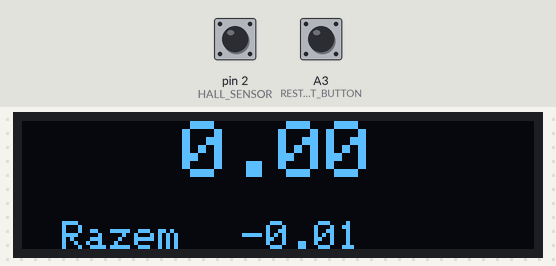
A sketch run on a simulated Arduino Uno, built with avr-gcc and run on an emulated ATmega328P. Parts: 128×32 one-colour display. The inputs (shaded band) are chosen by the test bench; at power-on: pin 2 (HALL_SENSOR) HIGH, A3 (RESTART_BUTTON) HIGH.

Above: at 0.1 s.

The sketch:

A_SeederCounter.ino
```cpp
#include <Arduino.h>
#include <Adafruit_GFX.h>
#include <Adafruit_SSD1306.h>
#include <SPI.h>
#include <Wire.h>
#include <EEPROM.h>
#include <Bounce2.h>

#define SCREEN_WIDTH 128 // OLED display width, in pixels
#define SCREEN_HEIGHT 32 // OLED display height, in pixels
#define RESTART_BUTTON A3
#define HALL_SENSOR PD2

// Declaration for an SSD1306 display connected to I2C (SDA, SCL pins)
#define OLED_RESET     4 // Reset pin # (or -1 if sharing Arduino reset pin)
Adafruit_SSD1306 display(SCREEN_WIDTH, SCREEN_HEIGHT, &Wire, OLED_RESET);

Bounce debouncerRestart = Bounce();

// Calibration
float seederWidth = 2.5;  // in meter
float area = 8;           // in ar
float impulsPerArea = 140;

// Impuls
unsigned long currentImpuls; // Impuls from hall sensor

// For program uses
float currentArea;                              // Area calculated from impuls
float currentDisplayArea;                       // Area displayed on lcd
float totalArea;                                // Total area displayed on lcd (stored in memory)
float distance = (area*100)/seederWidth;        // Distance calculated from area and seederWidth
float meterPerImpuls = distance/impulsPerArea;  // Meter per one impuls

void setup(void) {

  Serial.begin(9600);

  // SSD1306_SWITCHCAPVCC = generate display voltage from 3.3V internally
  if(!display.begin(SSD1306_SWITCHCAPVCC, 0x3C)) { // Address 0x3C for 128x32

    Serial.println(F("SSD1306 allocation failed"));
    for(;;); // Don't proceed, loop forever
  }

  debouncerRestart.attach(RESTART_BUTTON, INPUT_PULLUP);
  debouncerRestart.interval(25);
  totalArea = (float) EEPROMReadlong(9)/100;
  attachInterrupt(digitalPinToInterrupt(HALL_SENSOR), increaseImpuls, FALLING);
  pinMode(HALL_SENSOR, INPUT_PULLUP);
}

void loop(void) {
  checkButtons();
  calculateArea();
  displayArea(currentArea, totalArea);
}

void displayArea(float currentArea, float totalArea) {
  display.clearDisplay();

  display.setTextColor(SSD1306_WHITE); // Draw white text
  display.setCursor(40, 0);     // Start at top-left corner
  display.cp437(true);         // Use full 256 char 'Code Page 437' font
  display.setTextSize(2);      // Normal 1:1 pixel scale
  display.print(currentDisplayArea,2);
  display.setCursor(0, 40);     // Start at top-left corner
  display.setTextSize(1);
  display.setCursor(10, 25);     // Start at top-left corner
  display.print("Razem ");
  display.setCursor(55, 25);     // Start at top-left corner
  display.print(totalArea);
  display.display();
}
void calculateArea() {
  currentArea = currentImpuls * meterPerImpuls * seederWidth * 0.0001;
  float difference = currentArea-currentDisplayArea;
  if(difference>=0.01) {
    currentDisplayArea = currentArea;
    totalArea += difference;
    EEPROMWritelong(9, totalArea*100);
  }
}

void checkButtons() {
  debouncerRestart.update();
  if (debouncerRestart.fell()) { // Call code if button transitions from HIGH to LOW
    currentImpuls = 0;
    currentArea = 0;
    currentDisplayArea = 0;
  }
}

void increaseImpuls() {
  currentImpuls++;
}

void EEPROMWritelong(int address, long value) {
  //Decomposition from a long to 4 bytes by using bitshift.
  //One = Most significant -> Four = Least significant byte
  byte four = (value & 0xFF);
  byte three = ((value >> 8) & 0xFF);
  byte two = ((value >> 16) & 0xFF);
  byte one = ((value >> 24) & 0xFF);

  //Write the 4 bytes into the eeprom memory.
  EEPROM.write(address, four);
  EEPROM.write(address + 1, three);
  EEPROM.write(address + 2, two);
  EEPROM.write(address + 3, one);
}

long EEPROMReadlong(long address) {
  //Read the 4 bytes from the eeprom memory.
  long four = EEPROM.read(address);
  long three = EEPROM.read(address + 1);
  long two = EEPROM.read(address + 2);
  long one = EEPROM.read(address + 3);

  //Return the recomposed long by using bitshift.
  return ((four << 0) & 0xFF) + ((three << 8) & 0xFFFF) + ((two << 16) & 0xFFFFFF) + ((one << 24) & 0xFFFFFFFF);
}
```
